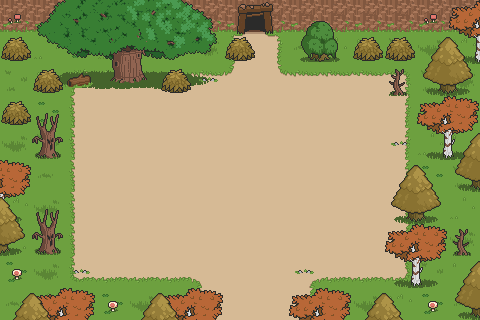

A level layout from a 2D game, rendered from its tile map. Below: a short description, then the map file with its tile-grid data intact:
An orthogonal 15x10 tile map with 32x32 px tiles, 4 tile layers (floor, cliff, decor1, decor2) and 3 objects (bonfire, playerStart, chord).

<map version="1.10" tiledversion="1.11.0" orientation="orthogonal" renderorder="right-down" width="15" height="10" tilewidth="32" tileheight="32" infinite="0" nextlayerid="8" nextobjectid="13">
 <editorsettings>
  <export target="stage_01_night.json" format="json" />
 </editorsettings>
 <tileset firstgid="1" name="Forest-Prairie Tileset v1" tilewidth="32" tileheight="32" tilecount="567" columns="21">
  <image source="../../Forest-Prairie Tileset v1.png" width="672" height="864" />
  <tile id="128">
   <properties>
    <property name="collides" type="bool" value="true" />
   </properties>
  </tile>
  <tile id="129">
   <properties>
    <property name="collides" type="bool" value="true" />
   </properties>
  </tile>
  <tile id="130">
   <properties>
    <property name="collides" type="bool" value="true" />
   </properties>
  </tile>
  <tile id="131">
   <properties>
    <property name="collides" type="bool" value="true" />
   </properties>
  </tile>
  <tile id="132">
   <properties>
    <property name="collides" type="bool" value="true" />
   </properties>
  </tile>
  <tile id="133">
   <properties>
    <property name="collides" type="bool" value="true" />
   </properties>
  </tile>
  <tile id="134">
   <properties>
    <property name="collides" type="bool" value="true" />
   </properties>
  </tile>
  <tile id="135">
   <properties>
    <property name="collides" type="bool" value="true" />
   </properties>
  </tile>
  <tile id="136">
   <properties>
    <property name="collides" type="bool" value="true" />
   </properties>
  </tile>
  <tile id="137">
   <properties>
    <property name="collides" type="bool" value="true" />
   </properties>
  </tile>
  <tile id="138">
   <properties>
    <property name="collides" type="bool" value="true" />
   </properties>
  </tile>
  <tile id="139">
   <properties>
    <property name="collides" type="bool" value="true" />
   </properties>
  </tile>
  <tile id="140">
   <properties>
    <property name="collides" type="bool" value="true" />
   </properties>
  </tile>
  <tile id="141">
   <properties>
    <property name="collides" type="bool" value="true" />
   </properties>
  </tile>
  <tile id="142">
   <properties>
    <property name="collides" type="bool" value="true" />
   </properties>
  </tile>
  <tile id="143">
   <properties>
    <property name="collides" type="bool" value="true" />
   </properties>
  </tile>
  <tile id="144">
   <properties>
    <property name="collides" type="bool" value="true" />
   </properties>
  </tile>
  <tile id="149">
   <properties>
    <property name="collides" type="bool" value="true" />
   </properties>
  </tile>
  <tile id="150">
   <properties>
    <property name="collides" type="bool" value="true" />
   </properties>
  </tile>
  <tile id="151">
   <properties>
    <property name="collides" type="bool" value="true" />
   </properties>
  </tile>
  <tile id="152">
   <properties>
    <property name="collides" type="bool" value="true" />
   </properties>
  </tile>
  <tile id="153">
   <properties>
    <property name="collides" type="bool" value="true" />
   </properties>
  </tile>
  <tile id="154">
   <properties>
    <property name="collides" type="bool" value="true" />
   </properties>
  </tile>
  <tile id="155">
   <properties>
    <property name="collides" type="bool" value="true" />
   </properties>
  </tile>
  <tile id="156">
   <properties>
    <property name="collides" type="bool" value="true" />
   </properties>
  </tile>
  <tile id="157">
   <properties>
    <property name="collides" type="bool" value="true" />
   </properties>
  </tile>
  <tile id="158">
   <properties>
    <property name="collides" type="bool" value="true" />
   </properties>
  </tile>
  <tile id="159">
   <properties>
    <property name="collides" type="bool" value="true" />
   </properties>
  </tile>
  <tile id="160">
   <properties>
    <property name="collides" type="bool" value="true" />
   </properties>
  </tile>
  <tile id="161">
   <properties>
    <property name="collides" type="bool" value="true" />
   </properties>
  </tile>
  <tile id="162">
   <properties>
    <property name="collides" type="bool" value="true" />
   </properties>
  </tile>
  <tile id="163">
   <properties>
    <property name="collides" type="bool" value="true" />
   </properties>
  </tile>
  <tile id="164">
   <properties>
    <property name="collides" type="bool" value="true" />
   </properties>
  </tile>
  <tile id="165">
   <properties>
    <property name="collides" type="bool" value="true" />
   </properties>
  </tile>
  <tile id="166">
   <properties>
    <property name="collides" type="bool" value="true" />
   </properties>
  </tile>
  <tile id="170">
   <properties>
    <property name="collides" type="bool" value="true" />
   </properties>
  </tile>
  <tile id="171">
   <properties>
    <property name="collides" type="bool" value="true" />
   </properties>
  </tile>
  <tile id="172">
   <properties>
    <property name="collides" type="bool" value="true" />
   </properties>
  </tile>
  <tile id="173">
   <properties>
    <property name="collides" type="bool" value="true" />
   </properties>
  </tile>
  <tile id="174">
   <properties>
    <property name="collides" type="bool" value="true" />
   </properties>
  </tile>
  <tile id="175">
   <properties>
    <property name="collides" type="bool" value="true" />
   </properties>
  </tile>
  <tile id="176">
   <properties>
    <property name="collides" type="bool" value="true" />
   </properties>
  </tile>
  <tile id="177">
   <properties>
    <property name="collides" type="bool" value="true" />
   </properties>
  </tile>
  <tile id="178">
   <properties>
    <property name="collides" type="bool" value="true" />
   </properties>
  </tile>
  <tile id="179">
   <properties>
    <property name="collides" type="bool" value="true" />
   </properties>
  </tile>
  <tile id="180">
   <properties>
    <property name="collides" type="bool" value="true" />
   </properties>
  </tile>
  <tile id="181">
   <properties>
    <property name="collides" type="bool" value="true" />
   </properties>
  </tile>
  <tile id="182">
   <properties>
    <property name="collides" type="bool" value="true" />
   </properties>
  </tile>
  <tile id="183">
   <properties>
    <property name="collides" type="bool" value="true" />
   </properties>
  </tile>
  <tile id="185">
   <properties>
    <property name="collides" type="bool" value="true" />
   </properties>
  </tile>
  <tile id="186">
   <properties>
    <property name="collides" type="bool" value="true" />
   </properties>
  </tile>
  <tile id="187">
   <properties>
    <property name="collides" type="bool" value="true" />
   </properties>
  </tile>
  <tile id="190">
   <properties>
    <property name="collides" type="bool" value="true" />
   </properties>
  </tile>
  <tile id="191">
   <properties>
    <property name="collides" type="bool" value="true" />
   </properties>
  </tile>
  <tile id="192">
   <properties>
    <property name="collides" type="bool" value="true" />
   </properties>
  </tile>
  <tile id="193">
   <properties>
    <property name="collides" type="bool" value="true" />
   </properties>
  </tile>
  <tile id="194">
   <properties>
    <property name="collides" type="bool" value="true" />
   </properties>
  </tile>
  <tile id="195">
   <properties>
    <property name="collides" type="bool" value="true" />
   </properties>
  </tile>
  <tile id="196">
   <properties>
    <property name="collides" type="bool" value="true" />
   </properties>
  </tile>
  <tile id="197">
   <properties>
    <property name="collides" type="bool" value="true" />
   </properties>
  </tile>
  <tile id="200">
   <properties>
    <property name="collides" type="bool" value="true" />
   </properties>
  </tile>
  <tile id="201">
   <properties>
    <property name="collides" type="bool" value="true" />
   </properties>
  </tile>
  <tile id="202">
   <properties>
    <property name="collides" type="bool" value="true" />
   </properties>
  </tile>
  <tile id="203">
   <properties>
    <property name="collides" type="bool" value="true" />
   </properties>
  </tile>
  <tile id="204">
   <properties>
    <property name="collides" type="bool" value="true" />
   </properties>
  </tile>
  <tile id="211">
   <properties>
    <property name="collides" type="bool" value="true" />
   </properties>
  </tile>
  <tile id="212">
   <properties>
    <property name="collides" type="bool" value="true" />
   </properties>
  </tile>
  <tile id="213">
   <properties>
    <property name="collides" type="bool" value="true" />
   </properties>
  </tile>
  <tile id="214">
   <properties>
    <property name="collides" type="bool" value="true" />
   </properties>
  </tile>
  <tile id="215">
   <properties>
    <property name="collides" type="bool" value="true" />
   </properties>
  </tile>
  <tile id="216">
   <properties>
    <property name="collides" type="bool" value="true" />
   </properties>
  </tile>
  <tile id="217">
   <properties>
    <property name="collides" type="bool" value="true" />
   </properties>
  </tile>
  <tile id="218">
   <properties>
    <property name="collides" type="bool" value="true" />
   </properties>
  </tile>
  <tile id="219">
   <properties>
    <property name="collides" type="bool" value="true" />
   </properties>
  </tile>
  <tile id="220">
   <properties>
    <property name="collides" type="bool" value="true" />
   </properties>
  </tile>
  <tile id="221">
   <properties>
    <property name="collides" type="bool" value="true" />
   </properties>
  </tile>
  <tile id="222">
   <properties>
    <property name="collides" type="bool" value="true" />
   </properties>
  </tile>
  <tile id="223">
   <properties>
    <property name="collides" type="bool" value="true" />
   </properties>
  </tile>
  <tile id="224">
   <properties>
    <property name="collides" type="bool" value="true" />
   </properties>
  </tile>
  <tile id="225">
   <properties>
    <property name="collides" type="bool" value="true" />
   </properties>
  </tile>
  <tile id="227">
   <properties>
    <property name="collides" type="bool" value="true" />
   </properties>
  </tile>
  <tile id="228">
   <properties>
    <property name="collides" type="bool" value="true" />
   </properties>
  </tile>
  <tile id="232">
   <properties>
    <property name="collides" type="bool" value="true" />
   </properties>
  </tile>
  <tile id="233">
   <properties>
    <property name="collides" type="bool" value="true" />
   </properties>
  </tile>
  <tile id="234">
   <properties>
    <property name="collides" type="bool" value="true" />
   </properties>
  </tile>
  <tile id="235">
   <properties>
    <property name="collides" type="bool" value="true" />
   </properties>
  </tile>
  <tile id="236">
   <properties>
    <property name="collides" type="bool" value="true" />
   </properties>
  </tile>
  <tile id="237">
   <properties>
    <property name="collides" type="bool" value="true" />
   </properties>
  </tile>
  <tile id="238">
   <properties>
    <property name="collides" type="bool" value="true" />
   </properties>
  </tile>
  <tile id="239">
   <properties>
    <property name="collides" type="bool" value="true" />
   </properties>
  </tile>
  <tile id="240">
   <properties>
    <property name="collides" type="bool" value="true" />
   </properties>
  </tile>
  <tile id="241">
   <properties>
    <property name="collides" type="bool" value="true" />
   </properties>
  </tile>
  <tile id="242">
   <properties>
    <property name="collides" type="bool" value="true" />
   </properties>
  </tile>
  <tile id="243">
   <properties>
    <property name="collides" type="bool" value="true" />
   </properties>
  </tile>
  <tile id="244">
   <properties>
    <property name="collides" type="bool" value="true" />
   </properties>
  </tile>
  <tile id="246">
   <properties>
    <property name="collides" type="bool" value="true" />
   </properties>
  </tile>
  <tile id="248">
   <properties>
    <property name="collides" type="bool" value="true" />
   </properties>
  </tile>
  <tile id="249">
   <properties>
    <property name="collides" type="bool" value="true" />
   </properties>
  </tile>
  <tile id="258">
   <properties>
    <property name="collides" type="bool" value="true" />
   </properties>
  </tile>
  <tile id="259">
   <properties>
    <property name="collides" type="bool" value="true" />
   </properties>
  </tile>
  <tile id="260">
   <properties>
    <property name="collides" type="bool" value="true" />
   </properties>
  </tile>
  <tile id="261">
   <properties>
    <property name="collides" type="bool" value="true" />
   </properties>
  </tile>
  <tile id="262">
   <properties>
    <property name="collides" type="bool" value="true" />
   </properties>
  </tile>
  <tile id="263">
   <properties>
    <property name="collides" type="bool" value="true" />
   </properties>
  </tile>
  <tile id="264">
   <properties>
    <property name="collides" type="bool" value="true" />
   </properties>
  </tile>
  <tile id="265">
   <properties>
    <property name="collides" type="bool" value="true" />
   </properties>
  </tile>
  <tile id="269">
   <properties>
    <property name="collides" type="bool" value="true" />
   </properties>
  </tile>
  <tile id="270">
   <properties>
    <property name="collides" type="bool" value="true" />
   </properties>
  </tile>
  <tile id="279">
   <properties>
    <property name="collides" type="bool" value="true" />
   </properties>
  </tile>
  <tile id="280">
   <properties>
    <property name="collides" type="bool" value="true" />
   </properties>
  </tile>
  <tile id="281">
   <properties>
    <property name="collides" type="bool" value="true" />
   </properties>
  </tile>
  <tile id="282">
   <properties>
    <property name="collides" type="bool" value="true" />
   </properties>
  </tile>
  <tile id="283">
   <properties>
    <property name="collides" type="bool" value="true" />
   </properties>
  </tile>
  <tile id="284">
   <properties>
    <property name="collides" type="bool" value="true" />
   </properties>
  </tile>
  <tile id="285">
   <properties>
    <property name="collides" type="bool" value="true" />
   </properties>
  </tile>
  <tile id="286">
   <properties>
    <property name="collides" type="bool" value="true" />
   </properties>
  </tile>
  <tile id="290">
   <properties>
    <property name="collides" type="bool" value="true" />
   </properties>
  </tile>
  <tile id="291">
   <properties>
    <property name="collides" type="bool" value="true" />
   </properties>
  </tile>
  <tile id="300">
   <properties>
    <property name="collides" type="bool" value="true" />
   </properties>
  </tile>
  <tile id="301">
   <properties>
    <property name="collides" type="bool" value="true" />
   </properties>
  </tile>
  <tile id="302">
   <properties>
    <property name="collides" type="bool" value="true" />
   </properties>
  </tile>
  <tile id="303">
   <properties>
    <property name="collides" type="bool" value="true" />
   </properties>
  </tile>
  <tile id="305">
   <properties>
    <property name="collides" type="bool" value="true" />
   </properties>
  </tile>
  <tile id="306">
   <properties>
    <property name="collides" type="bool" value="true" />
   </properties>
  </tile>
  <tile id="307">
   <properties>
    <property name="collides" type="bool" value="true" />
   </properties>
  </tile>
  <tile id="321">
   <properties>
    <property name="collides" type="bool" value="true" />
   </properties>
  </tile>
  <tile id="322">
   <properties>
    <property name="collides" type="bool" value="true" />
   </properties>
  </tile>
  <tile id="323">
   <properties>
    <property name="collides" type="bool" value="true" />
   </properties>
  </tile>
  <tile id="474">
   <properties>
    <property name="collides" type="bool" value="true" />
   </properties>
  </tile>
 </tileset>
 <layer id="1" name="floor" width="15" height="10">
  <data encoding="csv">
301,302,301,302,301,302,304,302,303,304,303,302,304,218,218,
322,323,304,323,322,301,302,303,304,322,323,324,301,302,303,
301,303,6,46,46,46,46,47,45,46,46,7,8,301,302,
322,304,27,28,28,28,28,28,28,28,28,28,29,303,304,
302,301,27,28,28,28,28,28,28,28,28,28,29,323,324,
304,322,27,28,28,28,28,28,28,28,28,28,29,304,301,
303,302,27,28,28,28,28,28,28,28,28,28,29,322,323,
324,323,27,28,28,28,28,28,28,28,28,28,29,303,302,
304,302,48,49,49,49,5,28,28,3,49,49,50,301,324,
322,323,324,304,302,303,27,28,28,29,301,302,303,304,322
</data>
 </layer>
 <layer id="5" name="cliff" width="15" height="10">
  <data encoding="csv">
281,281,281,281,281,281,281,319,320,281,281,281,281,281,281,
0,0,0,0,0,0,0,340,341,0,0,0,0,0,0,
0,0,0,0,0,0,0,0,0,0,0,0,0,0,0,
0,0,0,0,0,0,0,0,0,0,0,0,0,0,0,
0,0,0,0,0,0,0,0,0,0,0,0,0,0,0,
0,0,0,0,0,0,0,0,0,0,0,0,0,0,0,
0,0,0,0,0,0,0,0,0,0,0,0,0,0,0,
0,0,0,0,0,0,0,0,0,0,0,0,0,0,0,
0,0,0,0,0,0,0,0,0,0,0,0,0,0,0,
0,0,0,0,0,0,0,0,0,0,0,0,0,0,0
</data>
 </layer>
 <layer id="4" name="decor1" width="15" height="10">
  <data encoding="csv">
0,436,437,438,439,440,441,0,0,328,329,0,0,0,369,
0,457,458,459,460,461,462,0,0,349,350,0,0,0,390,
0,478,479,480,481,482,483,0,0,0,0,0,346,0,0,
0,367,0,0,0,0,0,0,0,0,0,0,0,369,370,
0,388,0,0,0,0,0,0,0,0,0,0,0,390,391,
370,0,0,0,0,0,0,0,0,0,0,0,0,0,0,
391,367,0,0,0,0,0,0,0,0,0,0,0,0,0,
0,388,0,0,0,0,0,0,0,0,0,0,369,370,346,
0,0,0,0,0,0,0,0,0,0,0,0,390,391,0,
0,369,370,0,0,369,370,0,0,369,370,0,0,0,0
</data>
 </layer>
 <layer id="6" name="decor2" width="15" height="10">
  <data encoding="csv">
407,0,0,0,0,0,0,0,0,0,0,0,0,407,0,
455,0,0,0,0,0,0,455,0,0,0,455,455,371,372,
0,455,470,0,0,455,428,0,0,0,0,0,0,392,393,
455,0,0,0,0,0,0,0,0,0,0,0,0,0,0,
0,0,0,0,0,0,0,0,0,0,0,0,428,0,371,
0,0,0,0,0,0,0,0,0,0,0,0,371,372,392,
372,0,0,0,0,0,0,0,0,0,0,0,392,393,0,
393,0,0,0,0,0,0,0,0,0,0,0,0,0,0,
410,0,428,0,0,0,0,0,0,428,0,0,0,0,371,
371,372,0,410,371,372,0,0,0,0,0,371,372,410,392
</data>
 </layer>
 <objectgroup id="7" name="object">
  <object id="1" name="bonfire" x="224" y="159.5">
   <point />
  </object>
  <object id="2" name="playerStart" x="128.5" y="160">
   <point />
  </object>
  <object id="3" name="chord" x="287" y="97.5">
   <point />
  </object>
 </objectgroup>
</map>
